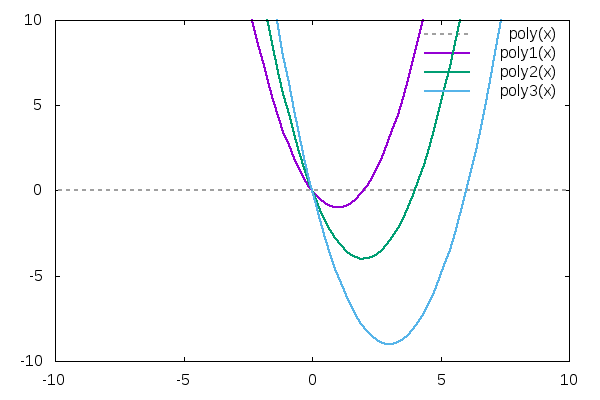

gnuplot code for this plot:
set xrange [-10:10] noreverse writeback
set yrange [-10:10] noreverse writeback

set style line 1 lt 1 lw 2
set style line 2 lt 2 lw 2
set style line 3 lt 3 lw 2
set style line 4 linetype 0 dt 2 lw 2
f0(x)=0
f(x)=x**2-2*x
f1(x)=x**2-4*x
f2(x)=x**2-6*x
set term png size 600, 400 font ""
set output "5.png"
set key reverse
plot f0(x) title 'poly(x)' with lines linestyle 4, f(x) title 'poly1(x)' with lines linestyle 1, f1(x) title 'poly2(x)' with lines linestyle 2, f2(x) title 'poly3(x)' with lines linestyle 3

